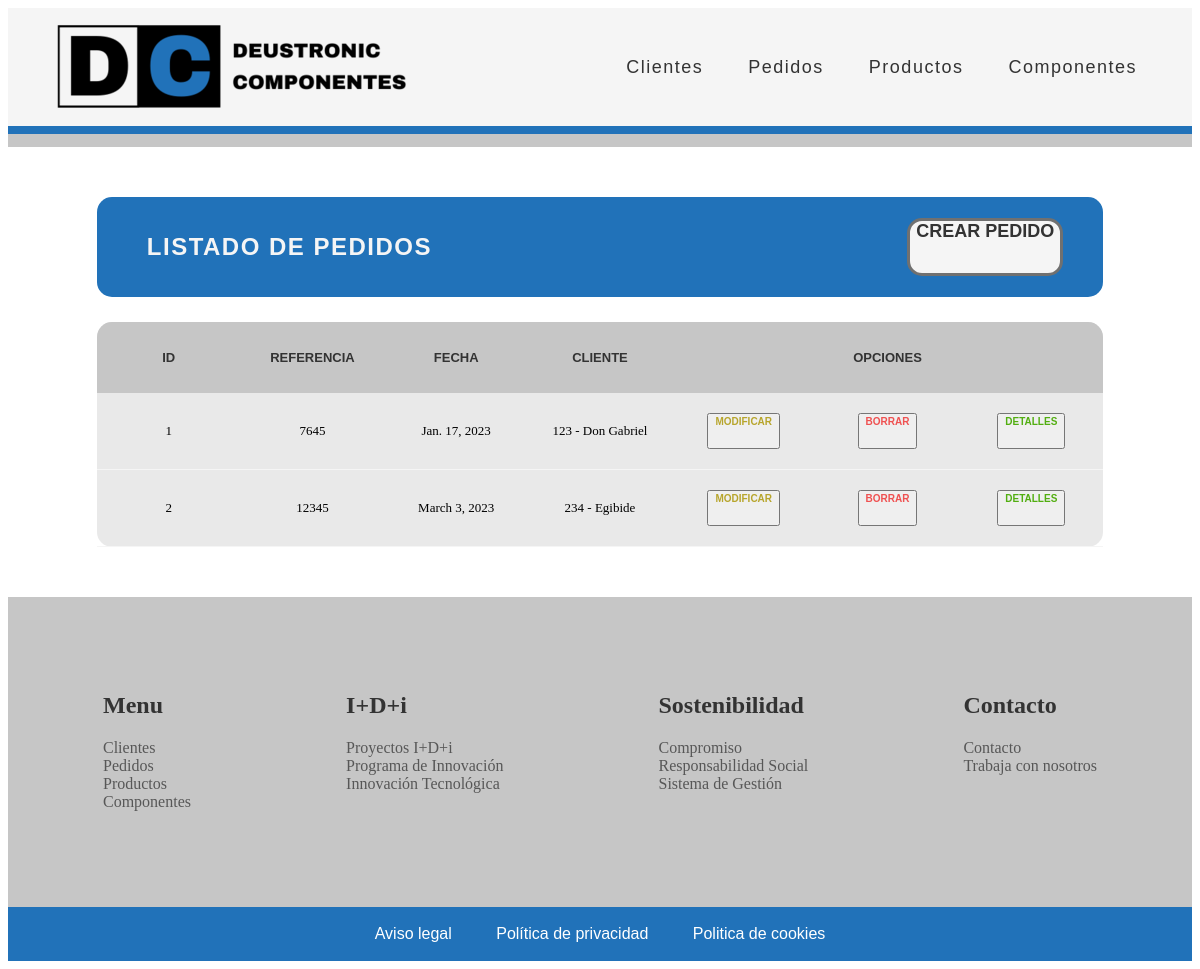
The page /appGestionPedidos/pedido/list on the database as committed earlier.
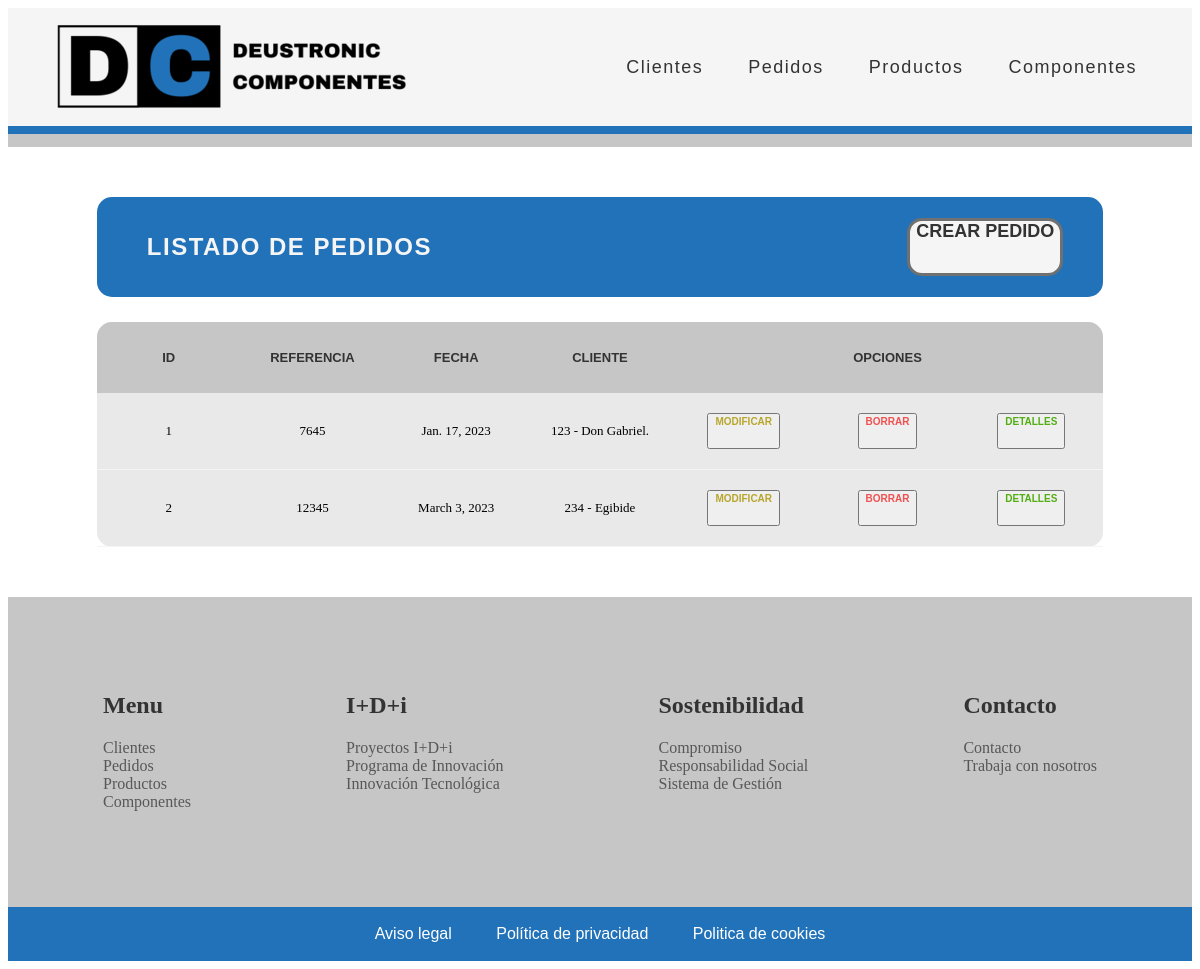
The same page on the database as committed later.
### appGestionPedidos/models.py (models this page shows, shortened)
class Pedido(models.Model):
    referencia = models.IntegerField(unique=True)
    producto = models.ManyToManyField(Producto, through="ProductoPedido")
    fecha = models.DateField()
    cliente = models.ForeignKey(Cliente, on_delete=models.CASCADE)
    precioTotal = models.FloatField(blank=True, null=True)

class Cliente(models.Model):
    CIF = models.CharField(max_length=9, unique=True)
    nombreEmpresa = models.CharField(max_length=16)
    direccion = models.CharField(max_length=60)
    datosContacto = models.CharField(max_length=60)
    def __str__(self):
       return f"{self.CIF} - {self.nombreEmpresa}"

### appGestionPedidos/views.py (the view)
# urls.py: path('pedido/list', views.PedidoListView.as_view(), name='pedido'),
class PedidoListView(ListView):
    model = Pedido
    paginate_by = 2

### appGestionPedidos/templates/appGestionPedidos/pedido_list.html (shortened to what this page needs)
{% extends "base.html" %}
{% load static %}
{% block contenido %}
<div class="main_container">
    <div class="main_title_container">
        <div class="main_title">
            <h2>LISTADO DE PEDIDOS</h2>
        </div>
        <a href="/appGestionPedidos/pedido/create" alt="crear_pedido">CREAR PEDIDO</a>
    </div>
    <div class="main_table_container">
        {% if pedido_list %}
        <table class="main_table">
            <thead>
                <tr>
                    <th>ID</th>
                    <th>Referencia</th>
                    <th>Fecha</th>
                    <th>Cliente</th>
                    <th class="main_table_esp_1" colspan="3">Opciones</th>
                </tr>
            </thead>
            {% for pedido in pedido_list %}
            <tbody class="main_table_contenido">
                <tr><a href="/appGestionPedidos/pedido/create"></a>
                    <td>{{ pedido.id }}</td>
                    <td>{{ pedido.referencia }}</td>
                    <td>{{ pedido.fecha }}</td>
                    <td>{{ pedido.cliente }}</td>
                    <td class="main_table_esp_modificar">
                        <button><a href="/appGestionPedidos/modificar-pedido/{{ pedido.id }}">MODIFICAR</a></button>
                    </td>
                    <td class="main_table_esp_borrar">
                        <button><a class="btnEliminacion" href="/appGestionPedidos/eliminar-pedido/{{ pedido.id }}">BORRAR</a></button>
                    </td>
                    <td class="main_table_esp_detalles">
                        <button><a href="/appGestionPedidos/detallesPedido/{{ pedido.id }}">DETALLES</a></button>
                    </td>
                </tr>
            </tbody>
            {% endfor %}
        </table>
        {% else %}
        <p>No hay pedidos creados.</p>
        {% endif %}
    </div>
</div>
{% endblock %}

Rows that differ between the two databases and show on the page:
changed Pedido id 1: cliente "123 - Don Gabriel" → "123 - Don Gabriel."
